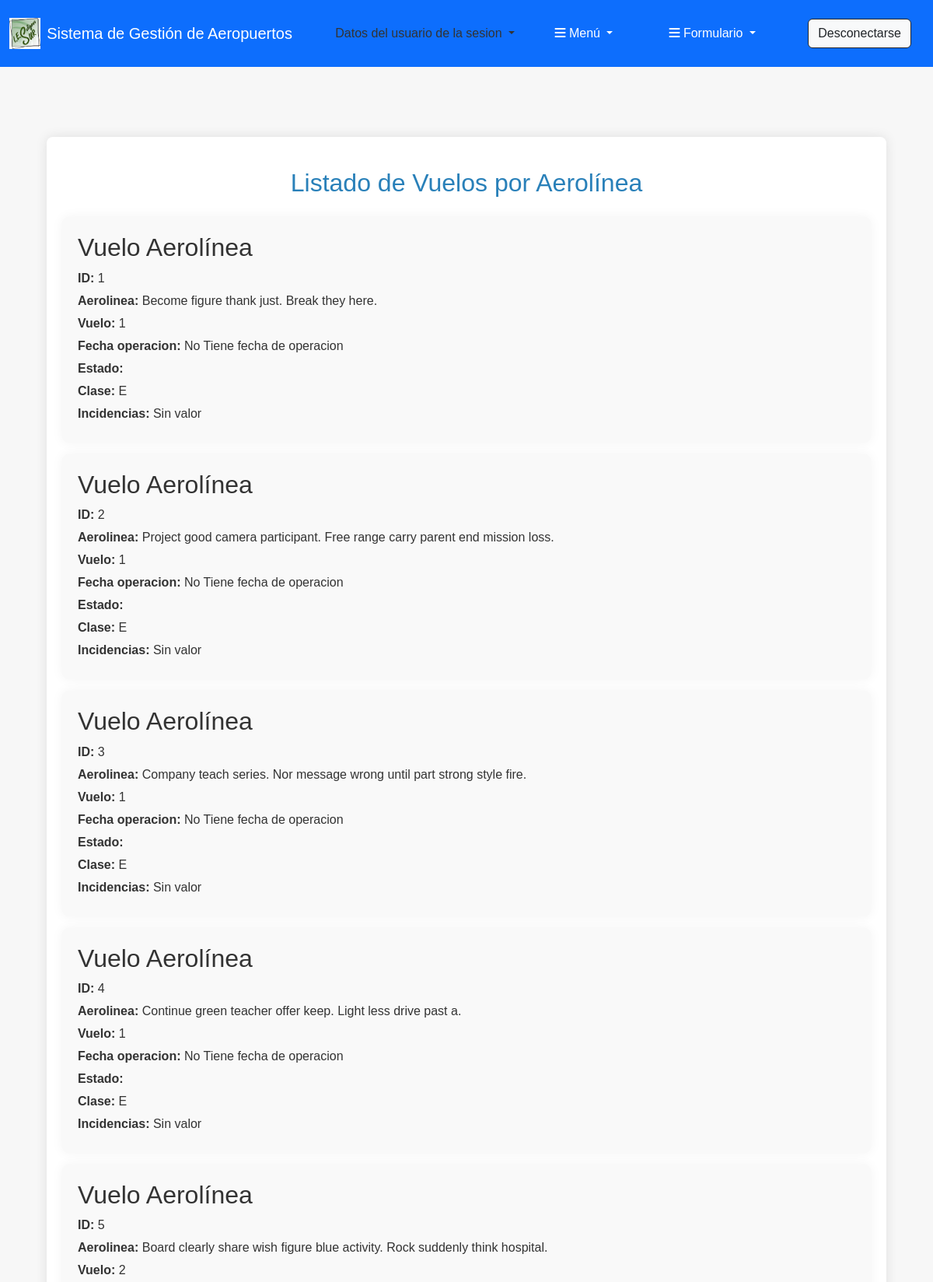
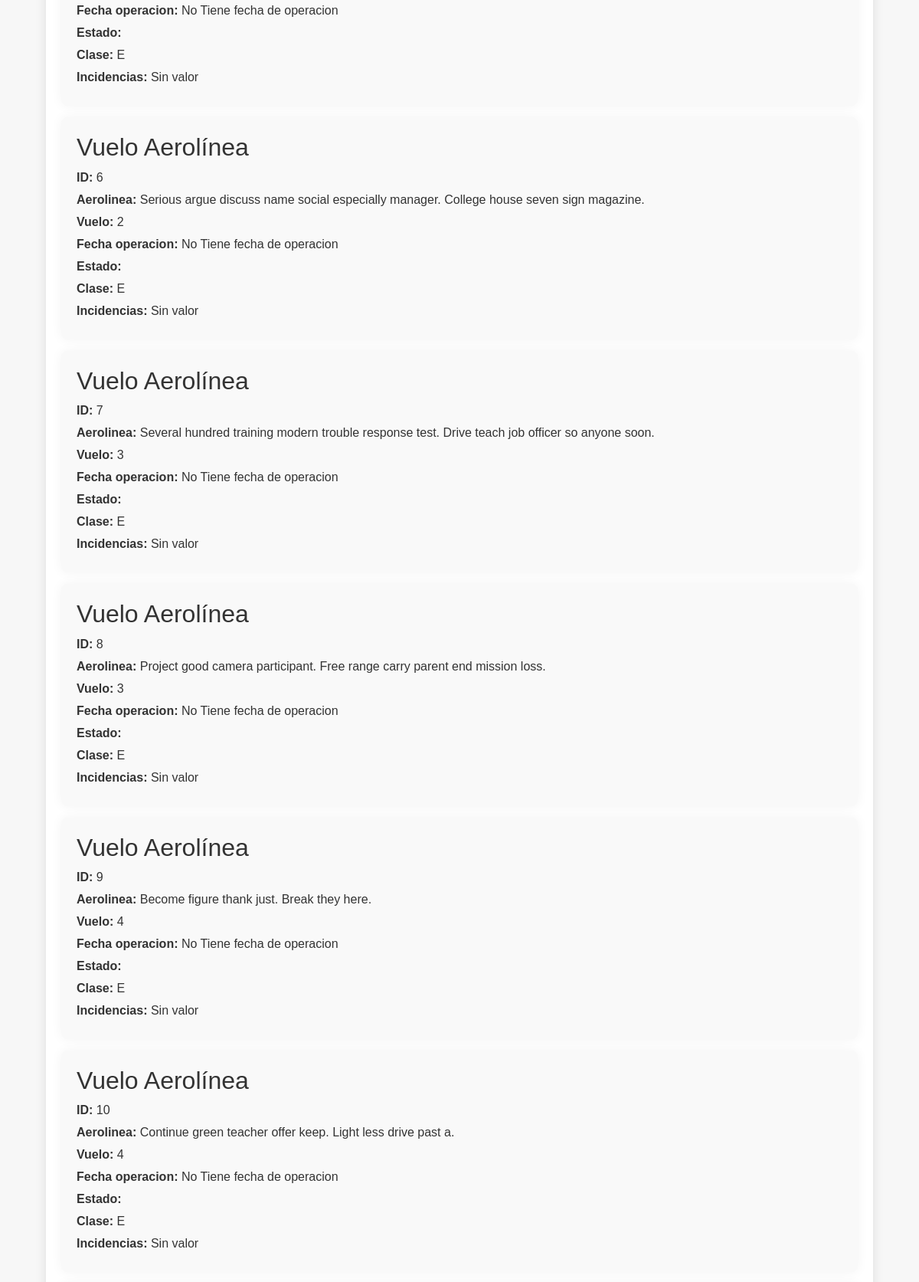
Page /vuelos_aerolineas/ (signed in, upper part) on the committed database (2 pictures, top to bottom).
### apaeropuerto/models.py (models this page shows, shortened)
class VueloAerolinea(models.Model):
    tipos_clase_avion = [
    ("E", "Economy"),
    ("B", "Business"),
    ("F", "First Class"),
    ("P", "Premium Economy"),
    ("L", "Luxury"),
    ("S", "Standard"),
    ("H", "Hybrid"),
    ("X", "Extra Legroom"),
    ("R", "Regional"),
    ("C", "Charter")
    ]
    fecha_operacion = models.DateTimeField(null=True , blank=True)
    estado = models.TextField()
    clase = models.CharField(max_length=1,choices=tipos_clase_avion, default='E')
    incidencias = models.CharField(max_length=100)
    vuelo = models.ForeignKey(Vuelo, on_delete=models.CASCADE, related_name='vuelo_media_aerolinea')  # Relación Many To One
    aerolinea = models.ForeignKey(Aerolinea, on_delete=models.CASCADE, related_name='aerolinea_media_aerolinea') # Relación Many To One

class Aerolinea(models.Model):
    paises = [
        ("ES", "España"),
        ("EN", "Inglaterra"),
        ("FR", "Francia"),
        ("IT", "Italia"),
    ]
    nombre = models.CharField(max_length=100,verbose_name="Aerolínea operadora")
    codigo = models.CharField(max_length=10)
    fecha_fundacion = models.DateField(auto_now_add=True)
    pais = models.CharField(
        max_length=2,
        choices=paises,default='ES'
    )
    aeropuerto =   models.ManyToManyField(Aeropuerto, related_name='aerolinea_de_aeropuerto') # Relación ManytoMany

class Vuelo(models.Model):
    hora_salida = models.DateTimeField(blank=False,error_messages={'blank': 'Este campo no puede estar vacío.',})
    hora_llegada = models.DateTimeField(blank=False,error_messages={'blank': 'Este campo no puede estar vacío.',})
    estado  = models.BooleanField(db_column='Volando') #boolean
    duracion = models.DurationField(editable=False)  # Duración del vuelo
    origen = models.ForeignKey(Aeropuerto , on_delete=models.CASCADE ,related_name='vuelos_de_origen') # ManyToOne
    destino = models.ForeignKey(Aeropuerto , on_delete=models.CASCADE ,related_name='vuelos_de_destino') #ManyToOne
    aerolinea = models.ManyToManyField(Aerolinea , through='VueloAerolinea' , related_name='vuelo_aerolinea') # tabla ManyToMany intermedia

### apaeropuerto/views.py (the view)
# urls.py: path('vuelos_aerolineas/', views.lista_vuelos_aerolineas, name='lista_vuelos_aerolineas'),
@permission_required('apaeroperto.view_VueloAerolinea')
def lista_vuelos_aerolineas(request):  # Cambiado aquí
    vuelos_aerolineas = VueloAerolinea.objects.all()
    return render(request, 'paginas/vuelo_aerolinea_list.html', {'vuelos_aerolineas': vuelos_aerolineas})

### apaeropuerto/templates/paginas/vuelo_aerolinea_list.html (shortened to what this page needs)
{% extends "Principal.html" %}
{% load static %}
{% block contenido %}
    <div class="container">
        <h1>Listado de Vuelos por Aerolínea</h1>
        {% for vuelo_aerolinea in vuelos_aerolineas %}
        <article>
            {% include 'Listas/Vuelo_Aerolinea.html' %}
        </article>
        {% endfor %}
    </div>
{% endblock %}

### apaeropuerto/templates/Listas/Vuelo_Aerolinea.html
    <h2>Vuelo Aerolínea</h2>
    <p><strong>ID:</strong> {{ vuelo_aerolinea.id }}</p>
    <p><strong>Aerolinea:</strong> {{vuelo_aerolinea.aerolinea.nombre }}</p>
    <p><strong>Vuelo:</strong> {{vuelo_aerolinea.vuelo.id }}</p>
    <p><strong>Fecha operacion:</strong> {% if vuelo_aerolinea.fecha_operacion|date:"d-m-Y H:i" %} {{ vuelo_aerolinea.fecha_operacion }}  {% else %} No Tiene fecha de operacion {% endif %}</p>
    <p><strong>Estado:</strong> {{ vuelo_aerolinea.estado }}</p>
    <p><strong>Clase:</strong> {{ vuelo_aerolinea.clase }}</p>
    <p><strong>Incidencias:</strong> {{ vuelo_aerolinea.incidencias|default:"Sin valor" }}</p>

### apaeropuerto/static/css/estilos.css (style rules this page uses)
html, body { margin: 0; padding: 0; min-height: 100%; display: flex; flex-direction: column; }
body { font-family: Arial, sans-serif; background-color: #f7f7f7; color: #333; flex: 1; }
.container { width: 90%; margin: 20px auto; background-color: #fff; padding: 20px; border-radius: 8px; box-shadow: 0px 0px 15px rgba(0, 0, 0, 0.1); }
h1 { color: #2980b9; text-align: center; margin-bottom: 25px; font-size: 2em; margin-top: 20px; }
article { background-color: #f9f9f9; padding: 20px; margin-bottom: 15px; border-radius: 8px; box-shadow: 0px 0px 15px rgba(0, 0, 0, 0.05); transition: transform 0.2s; }
article p { margin: 5px 0; }
article strong { color: #333; }

### rows in the picture
VueloAerolinea: id "1", aerolinea.nombre "Become figure thank just. Break they here.", vuelo.id "1", shows "No Tiene fecha de operacion", clase "E", incidencias "Sin valor"
VueloAerolinea: id "2", aerolinea.nombre "Project good camera participant. Free range carry parent end mission loss.", vuelo.id "1", shows "No Tiene fecha de operacion", clase "E", incidencias "Sin valor"
VueloAerolinea: id "3", aerolinea.nombre "Company teach series. Nor message wrong until part strong style fire.", vuelo.id "1", shows "No Tiene fecha de operacion", clase "E", incidencias "Sin valor"
VueloAerolinea: id "4", aerolinea.nombre "Continue green teacher offer keep. Light less drive past a.", vuelo.id "1", shows "No Tiene fecha de operacion", clase "E", incidencias "Sin valor"
VueloAerolinea: id "5", aerolinea.nombre "Board clearly share wish figure blue activity. Rock suddenly think hospital.", vuelo.id "2", shows "No Tiene fecha de operacion", clase "E", incidencias "Sin valor"
VueloAerolinea: id "6", aerolinea.nombre "Serious argue discuss name social especially manager. College house seven sign magazine.", vuelo.id "2", shows "No Tiene fecha de operacion", clase "E", incidencias "Sin valor"
VueloAerolinea: id "7", aerolinea.nombre "Several hundred training modern trouble response test. Drive teach job officer so anyone soon.", vuelo.id "3", shows "No Tiene fecha de operacion", clase "E", incidencias "Sin valor"
VueloAerolinea: id "8", aerolinea.nombre "Project good camera participant. Free range carry parent end mission loss.", vuelo.id "3", shows "No Tiene fecha de operacion", clase "E", incidencias "Sin valor"
VueloAerolinea: id "9", aerolinea.nombre "Become figure thank just. Break they here.", vuelo.id "4", shows "No Tiene fecha de operacion", clase "E", incidencias "Sin valor"
VueloAerolinea: id "10", aerolinea.nombre "Continue green teacher offer keep. Light less drive past a.", vuelo.id "4", shows "No Tiene fecha de operacion", clase "E", incidencias "Sin valor"
